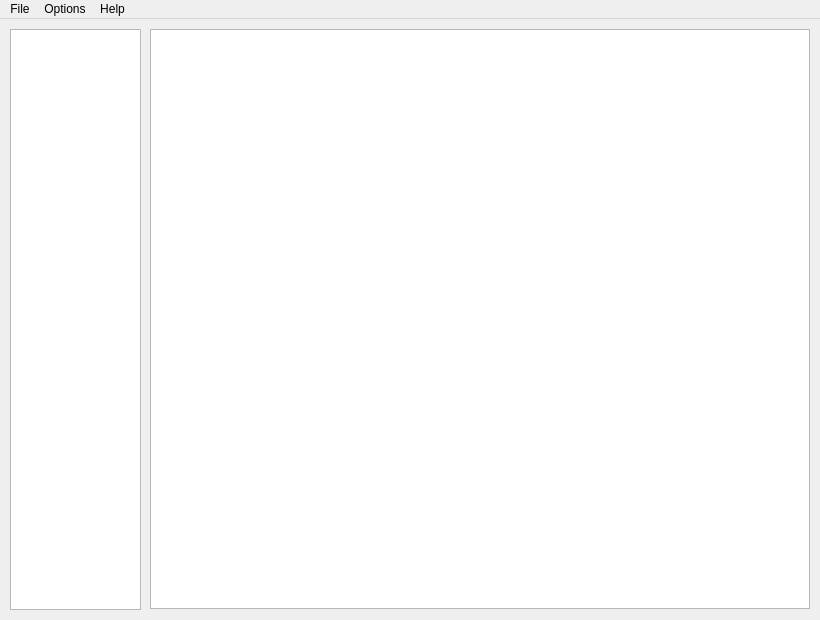
<?xml version="1.0" encoding="UTF-8"?>
<ui version="4.0">
 <class>MainWindow</class>
 <widget class="QMainWindow" name="MainWindow">
  <property name="geometry">
   <rect>
    <x>0</x>
    <y>0</y>
    <width>820</width>
    <height>620</height>
   </rect>
  </property>
  <property name="minimumSize">
   <size>
    <width>586</width>
    <height>300</height>
   </size>
  </property>
  <property name="maximumSize">
   <size>
    <width>16777215</width>
    <height>16777215</height>
   </size>
  </property>
  <property name="contextMenuPolicy">
   <enum>Qt::CustomContextMenu</enum>
  </property>
  <property name="windowTitle">
   <string>Rickroll IDE</string>
  </property>
  <widget class="QWidget" name="centralwidget">
   <widget class="CodeEditor" name="codeEdit">
    <property name="geometry">
     <rect>
      <x>150</x>
      <y>10</y>
      <width>660</width>
      <height>580</height>
     </rect>
    </property>
    <property name="font">
     <font>
      <pointsize>12</pointsize>
     </font>
    </property>
    <property name="cursor" stdset="0">
     <cursorShape>IBeamCursor</cursorShape>
    </property>
    <property name="horizontalScrollBarPolicy">
     <enum>Qt::ScrollBarAlwaysOff</enum>
    </property>
    <property name="lineWrapMode">
     <enum>QPlainTextEdit::NoWrap</enum>
    </property>
    <property name="backgroundVisible">
     <bool>false</bool>
    </property>
    <property name="centerOnScroll">
     <bool>true</bool>
    </property>
   </widget>
   <widget class="QListWidget" name="foldersList">
    <property name="geometry">
     <rect>
      <x>10</x>
      <y>10</y>
      <width>131</width>
      <height>581</height>
     </rect>
    </property>
    <property name="font">
     <font>
      <pointsize>10</pointsize>
     </font>
    </property>
   </widget>
  </widget>
  <widget class="QMenuBar" name="menubar">
   <property name="geometry">
    <rect>
     <x>0</x>
     <y>0</y>
     <width>820</width>
     <height>21</height>
    </rect>
   </property>
   <widget class="QMenu" name="menuFile">
    <property name="title">
     <string>File</string>
    </property>
    <widget class="QMenu" name="menuSave">
     <property name="title">
      <string>Save</string>
     </property>
     <addaction name="actionSave"/>
     <addaction name="actionSave_as"/>
    </widget>
    <addaction name="actionNew"/>
    <addaction name="menuSave"/>
    <addaction name="actionOpen"/>
    <addaction name="actionOpen_recent"/>
   </widget>
   <widget class="QMenu" name="menuOptions">
    <property name="title">
     <string>Options</string>
    </property>
    <addaction name="actionThemes"/>
   </widget>
   <widget class="QMenu" name="menuHelp">
    <property name="title">
     <string>Help</string>
    </property>
    <widget class="QMenu" name="menuRickroll_lang_docs">
     <property name="title">
      <string>Rickroll-lang docs</string>
     </property>
     <addaction name="actionEnglish"/>
     <addaction name="actionChinese"/>
    </widget>
    <addaction name="actionAbout_IDE"/>
    <addaction name="menuRickroll_lang_docs"/>
   </widget>
   <addaction name="menuFile"/>
   <addaction name="menuOptions"/>
   <addaction name="menuHelp"/>
  </widget>
  <action name="actionNew">
   <property name="text">
    <string>New</string>
   </property>
  </action>
  <action name="actionOpen">
   <property name="text">
    <string>Open</string>
   </property>
  </action>
  <action name="actionOpen_recent">
   <property name="text">
    <string>Open recent</string>
   </property>
  </action>
  <action name="actionSave_as">
   <property name="text">
    <string>Save as...</string>
   </property>
  </action>
  <action name="actionSave">
   <property name="text">
    <string>Save</string>
   </property>
  </action>
  <action name="actionThemes">
   <property name="text">
    <string>Themes</string>
   </property>
  </action>
  <action name="actionAbout_IDE">
   <property name="text">
    <string>About IDE</string>
   </property>
  </action>
  <action name="actionEnglish">
   <property name="text">
    <string>English</string>
   </property>
  </action>
  <action name="actionChinese">
   <property name="text">
    <string>Chinese</string>
   </property>
  </action>
 </widget>
 <customwidgets>
  <customwidget>
   <class>CodeEditor</class>
   <extends>QPlainTextEdit</extends>
   <header>codeeditor.h</header>
  </customwidget>
 </customwidgets>
 <resources/>
 <connections/>
</ui>
